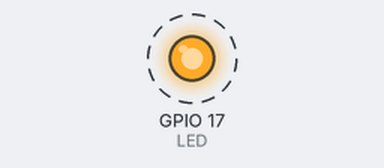
This program was run on a simulated Raspberry Pi (BCM pin numbers). Shown: output pins drawn as LEDs (lit = HIGH). Dashed ring = blinking.

Above: at 0.5 s.
Timing chart, 0 to 4.6 s (numbered marks = the images above):
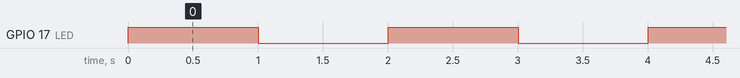

Measured:
- by itself, GPIO 17 (LED): alternates HIGH for 1.0 s and LOW for 1.0 s

The program:

ledtest.py
```python
import time
import lgpio

#CONNOR PIETRASIK 015126007

LED = 17

h = lgpio.gpiochip_open(0)
lgpio.gpio_claim_output(h, LED)

try:
	while True:
		lgpio.gpio_write(h, LED, 1)
		time.sleep(1)

		lgpio.gpio_write(h, LED, 0)
		time.sleep(1)
except KeyboardInterrupt:
	lgpio.gpio_write(h, LED, 0)
	lgpio.gpiochip_close(h)
```
